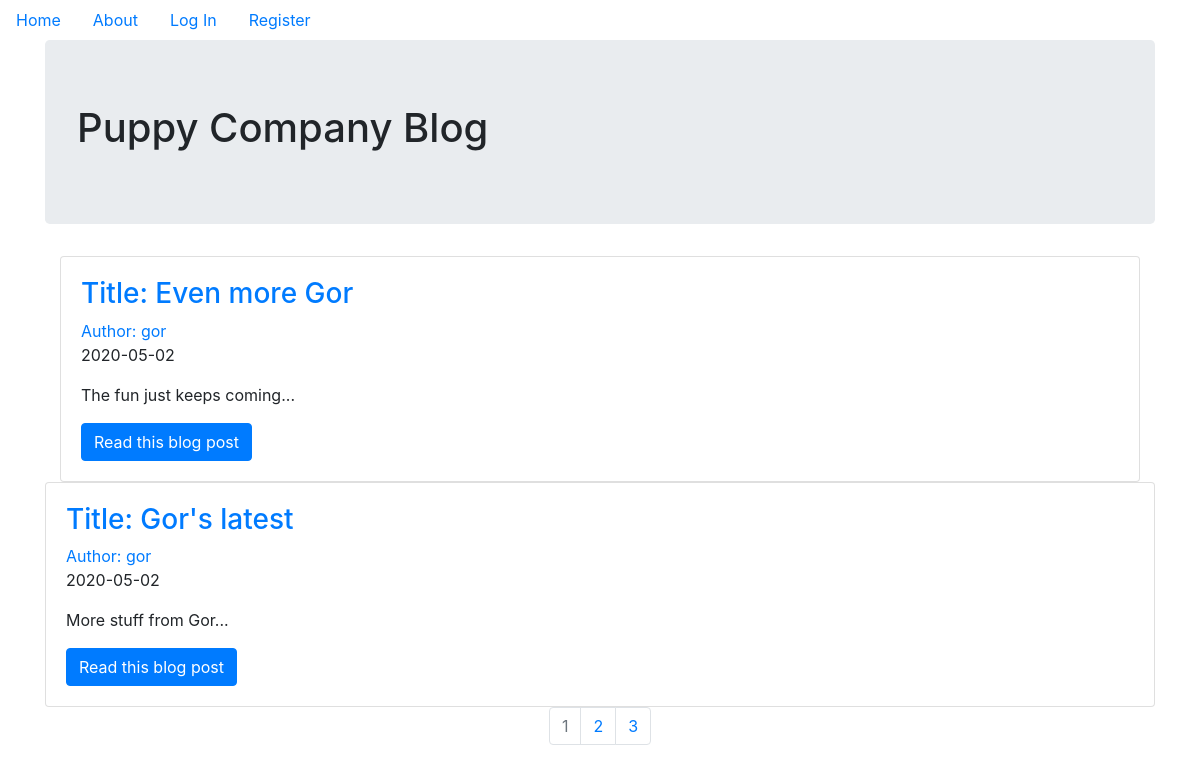
Before: / with the older database file.
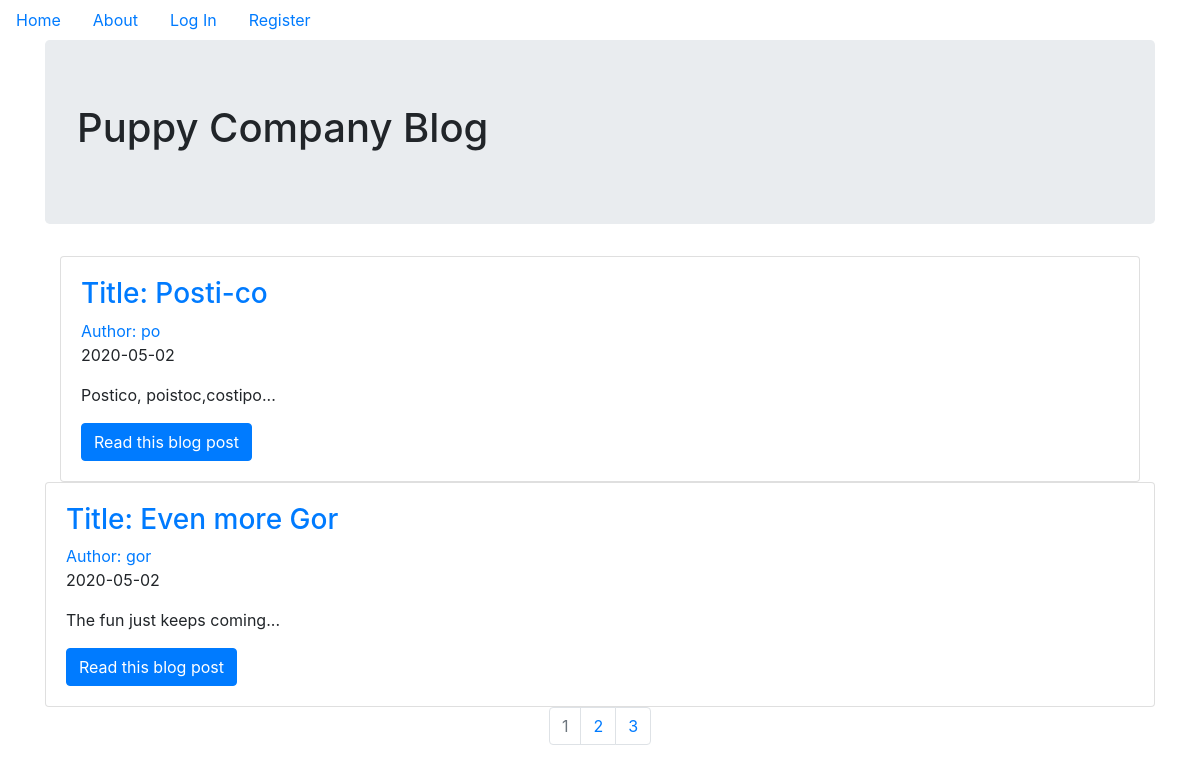
After: the same page with the newer database file.
### puppycompanyblog/models.py (models this page shows, shortened)
class BlogPost(db.Model, UserMixin):
    id = db.Column(db.Integer, primary_key=True)
    users = db.relationship(User)
    user_id = db.Column(db.Integer, db.ForeignKey('users.id'), nullable=False)
    date = db.Column(db.DateTime, nullable=False, default=datetime.utcnow)
    title = db.Column(db.String(140), nullable=False)
    text = db.Column(db.Text, nullable=False)

class User(db.Model, UserMixin):
    __tablename__ = 'users'
    id = db.Column(db.Integer, primary_key=True)
    profile_image = db.Column(db.String(64),nullable = False, default = 'default_profile.png')
    email = db.Column(db.String(64), unique = True, index = True)
    username = db.Column(db.String(64), unique = True, index = True)
    password_hash = db.Column(db.String(128))
    posts = db.relationship('BlogPost', backref='author', lazy=True)

### puppycompanyblog/core/views.py (the view)
@core.route('/')
def index():
    page = request.args.get('page', 1, type=int)
    blog_posts = BlogPost.query.order_by(BlogPost.date.desc()).paginate(page=page,per_page=2)
    return render_template('index.html', blog_posts=blog_posts)

### puppycompanyblog/templates/index.html
{% extends "base.html" %}
{% block content %}
<div class="jumbotron">
  <h1>Puppy Company Blog</h1>
</div>
<div class="container">
  {% for post in blog_posts.items %}
  <div class="card">
    <div class="card-body">
      <h3> <a class="card-title" href="{{ url_for('blog_posts.blog_post', blog_post_id=post.id) }}">Title:  {{post.title}}</a></h3>
      <a href="{{ url_for('users.user_posts', username=post.author.username)}}">Author: {{ post.author.username }}</a>
      <p>{{post.date.strftime('%Y-%m-%d')}}</p>
      <p class="card-text">{{post.text[:25]}}...</p>
      <a href="{{ url_for('blog_posts.blog_post', blog_post_id=post.id)}}" class="btn btn-primary">Read this blog post</a>
    </div>
  </div>
</div>
{% endfor %}
  <nav aria-label='Page Navigation example'>
    <ul class="pagination justify-content-center">
      {% for page_num in blog_posts.iter_pages(left_edge=1,right_edge=1,left_current=1,right_current=2)  %}
      {% if blog_posts.page == page_num %}
      <li class='page-item disabled'>
        <a class="page-link" href="{{url_for('core.index',page=page_num)}}">{{ page_num }}</a>
      </li>
      {% else %}
      <li class='page-item'>
        <a class="page-link" href="{{url_for('core.index',page=page_num)}}">{{ page_num }}</a>
      </li>
      {% endif %}
      {% endfor %}
    </ul>
  </nav>
{% endblock %}

Changed rows visible on the page:
no longer on this page (row unchanged): BlogPost: title "Gor's latest", author.username "gor", date "2020-05-02", text "More stuff from Gor"
added BlogPost: title "Posti-co", author.username "po", date "2020-05-02", text "Postico, poistoc,costipo"
